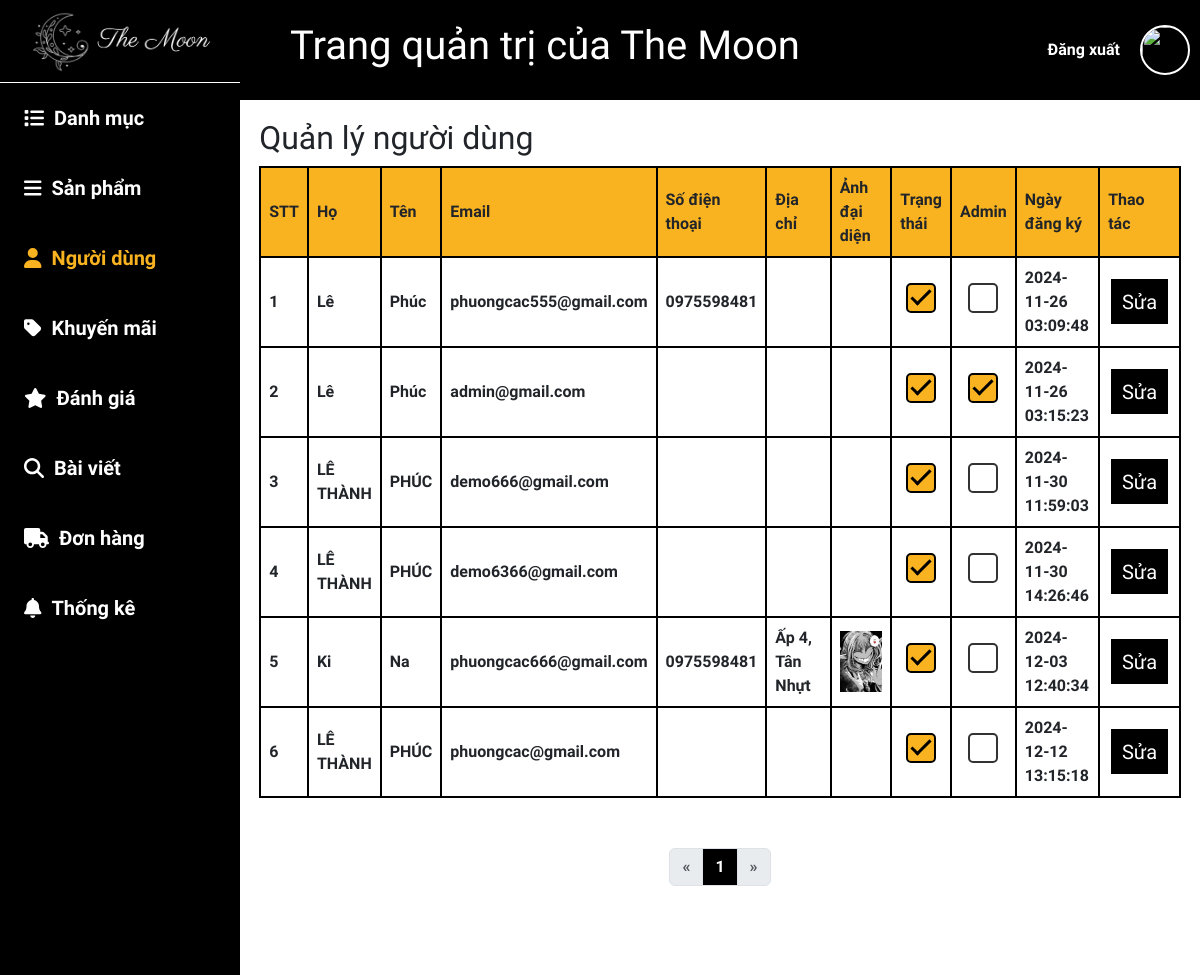
The page /admin/index.php?view=user (signed in) on the database its author committed.
### tables this page shows
CREATE TABLE `khach_hang` (
  `id` int(11) NOT NULL COMMENT 'Mã khách hàng',
  `ho` varchar(50) NOT NULL COMMENT 'Họ khách hàng',
  `ten` varchar(255) NOT NULL COMMENT 'Tên khách hàng',
  `email` varchar(50) NOT NULL COMMENT 'Địa chỉ email khách hàng',
  `sdt` varchar(20) NOT NULL COMMENT 'Số điện thoại khách hàng',
  `dia_chi` varchar(255) NOT NULL COMMENT 'Địa chỉ khách hàng',
  `mat_khau` varchar(255) NOT NULL COMMENT 'Mật khẩu đăng nhập',
  `avatar` varchar(255) NOT NULL DEFAULT 'avatar.jpg' COMMENT 'Ảnh đại diện khách hàng',
  `trang_thai` tinyint(1) NOT NULL DEFAULT 1 COMMENT 'Trạng thái tài khoản',
  `admin` tinyint(1) NOT NULL DEFAULT 0 COMMENT 'Trạng thái admin',
  `reset_code` int(11) DEFAULT NULL COMMENT 'Mã khôi phục',
  `ngay_nhap` timestamp NOT NULL DEFAULT current_timestamp() COMMENT 'Ngày tạo tài khoản'
);

### admin/controller/UserController.php (called while the page is built, shortened)
<?php
require_once('../app/model/UserModel.php');
class UserController
{
    private $data;
    private $user;
    function __construct()
    {
        $this->user = new UserModel();
    }
    function renderview($view, $data = null)
    {
        $view = './view/' . $view . '.php';
        require_once $view;
    }
    function getAllUser()
    {
        $currentPage = isset($_GET['page']) ? (int)$_GET['page'] : 1;
        $itemsPerPage = 9;
        $this->data['user'] = $this->user->getAllUser();
        $totalProducts = $this->user->getCountAllUser();
        $totalPages = ceil($totalProducts / $itemsPerPage);
        $this->data['currentPage'] = $currentPage;
        $this->data['totalPages'] = $totalPages;
        $this->renderview('user', $this->data);
    }
}

### app/model/database.php (called while the page is built, shortened)
<?php
class Database
{
  private $servername = "localhost";
  private $username = "root";
  private $password = "";
  private $dbname = "themoon";
  private $conn;
  private $stmt;
  public function __construct()
  {
    try {
      $this->conn = new PDO("mysql:host=$this->servername;dbname=$this->dbname;charset=utf8", $this->username, $this->password);
      $this->conn->setAttribute(PDO::ATTR_ERRMODE, PDO::ERRMODE_EXCEPTION);
    } catch (PDOException $e) {
      echo "Connection failed: " . $e->getMessage();
    }
  }
  function query($sql, $param = [])
  {
    $this->stmt = $this->conn->prepare($sql);
    $this->stmt->execute($param);
    return $this->stmt;
  }
  function getAll($sql, $param = [])
  {
    $stmt = $this->query($sql, $param);
    return $this->stmt->fetchAll(PDO::FETCH_ASSOC);
  }
}

### app/model/UserModel.php (called while the page is built, shortened)
<?php
class UserModel
{
    private $db;
    function __construct()
    {
        $this->db = new DataBase();
    }
    function getAllUser()
    {
        $sql = "SELECT * FROM khach_hang";
        return $this->db->getAll($sql);
    }
}

### admin/view/user.php (the view, shortened to what this page needs)
<div class="main-table">
  <h2>Quản lý người dùng</h2>
  <table>
    <thead>
      <tr>
        <th style="width: 5%;">STT</th>
        <th style="width: 5%;">Họ</th>
        <th style="width: 5%;">Tên</th>
        <th style="width: 10%;">Email</th>
        <th style="width: 5%;">Số điện thoại</th>
        <th style="width: 15%;">Địa chỉ</th>
        <th style="width: 15%;">Ảnh đại diện</th>
        <th style="width: 5%;">Trạng thái</th>
        <th style="width: 5%;">Admin</th>
        <th style="width: 10%;">Ngày đăng ký</th>
        <th style="width: 20%;">Thao tác</th>
      </tr>
    </thead>
    <tbody>
      <?php
      $listuser = $data['user'];
      for ($i = 0; $i < count($listuser); $i++) {
      ?>
        <tr>
          <td><?= $i + 1 ?></td>
          <td><?= $listuser[$i]['ho'] ?></td>
          <td><?= $listuser[$i]['ten'] ?></td>
          <td><?= $listuser[$i]['email'] ?></td>
          <td><?= $listuser[$i]['sdt'] ?></td>
          <td><?= $listuser[$i]['dia_chi'] ?></td>
          <td><img width="100%" src="../img/<?= $listuser[$i]['avatar'] ?>" alt=""></td>
          <td style="text-align: center;">
            <span class="custom-checkbox"></span>
          </td>
          <td style="text-align: center;">
            <span class="custom-checkbox"></span>
          </td>
          <td><?= $listuser[$i]['ngay_nhap'] ?></td>
          <td class="button">
            <a href="index.php?view=edituser&id=<?= $listuser[$i]['id'] ?>"><button>Sửa</button></a>
          </td>
        </tr>
      <?php }; ?>
    </tbody>
  </table>
  <div id="page">
    <nav aria-label="Page navigation example">
      <ul class="pagination justify-content-center">
        <?php
        $currentPage = $data['currentPage'];
        ?>
        <li class="page-item <?php echo ($currentPage == 1) ? 'disabled' : ''; ?>">
          <a class="page-link" href="?view=user&page=<?php echo 1; ?>" aria-label="Previous">
            <span aria-hidden="true">&laquo;</span>
          </a>
        </li>
        <?php
        $totalPages = $data['totalPages'];
        for ($i = 1; $i <= $totalPages; $i++) :
        ?>
          <li class="page-item ">
            <a class="page-link <?php echo ($currentPage == $i) ? 'active-check' : ''; ?>" href="?view=user&page=<?php echo $i; ?>"><?php echo $i; ?></a>
          </li>
        <?php endfor; ?>
        <li class="page-item <?php echo ($currentPage == $totalPages) ? 'disabled' : ''; ?>">
          <a class="page-link" href="?view=user&page=<?php echo $totalPages; ?>" aria-label="Next">
            <span aria-hidden="true">&raquo;</span>
          </a>
        </li>
      </ul>
    </nav>
  </div>
</div>
</main>
</div>
</body>
</html>

### public/css/admin.css (style rules this page uses)
body { width: 100%; height: 1000px; margin: 0; }
nav { width: 100%; height: 100px; display: flex; justify-content: space-between; background-color: black; color: white; align-items: center; }
nav a { text-decoration: none; color: white; }
main .main-table { margin: 2%; }
main .main-table button { margin: 2% 0; height: 45px; width: 20%; font-size: 20px; border: none; background-color: black; color: white; }
main table { border-collapse: collapse; border: 2px solid black; max-width: 100%; width: 100%; height: 100%; }
main td, main th { border: 2px solid black; padding: 8px; text-align: left; }
main th { background-color: #fab320; font-weight: bold; }
.button { text-align: center; }
main .main-table table button { width: 90%; }
#page nav { margin-top: 50px; background-color: white; text-align: center; display: flex; flex-direction: column; }
#page .active-check { background-color: black; color: white; }
.custom-checkbox { display: inline-block; width: 30px; height: 30px; background-color: #fff; border: 2px solid #333; border-radius: 5px; position: relative; cursor: pointer; }
input[type="checkbox"]:checked + .custom-checkbox { background-color: #fab320; border-color: black; }
input[type="checkbox"]:checked + .custom-checkbox::after { content: ''; position: absolute; left: 8px; width: 10px; height: 20px; border: solid black; border-width: 0 3px 3px 0; transform: rotate(45deg); }

### rows shown on the page
khach_hang: ho "Lê", ten "Phúc", email "phuongcac555@gmail.com", sdt "0975598481", ngay_nhap "2024-11-26 03:09:48"
khach_hang: ho "Lê", ten "Phúc", email "admin@gmail.com", ngay_nhap "2024-11-26 03:15:23"
khach_hang: ho "LÊ THÀNH", ten "PHÚC", email "demo666@gmail.com", ngay_nhap "2024-11-30 11:59:03"
khach_hang: ho "LÊ THÀNH", ten "PHÚC", email "demo6366@gmail.com", ngay_nhap "2024-11-30 14:26:46"
khach_hang: ho "Ki", ten "Na", email "phuongcac666@gmail.com", sdt "0975598481", dia_chi "Ấp 4, Tân Nhựt", avatar (picture), ngay_nhap "2024-12-03 12:40:34"
khach_hang: ho "LÊ THÀNH", ten "PHÚC", email "phuongcac@gmail.com", ngay_nhap "2024-12-12 13:15:18"
